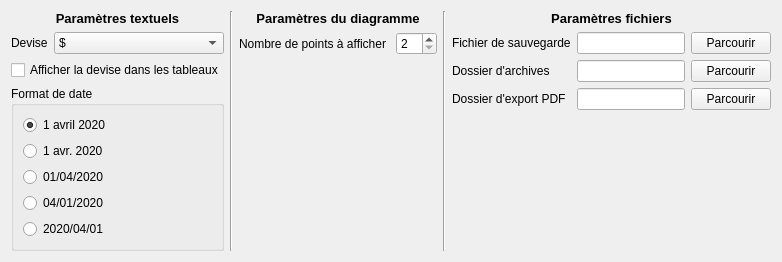
        <widget class="QWidget" name="tab">
         <attribute name="icon">
          <iconset resource="ressources.qrc">
           <normaloff>:/ressources/gear.png</normaloff>:/ressources/gear.png</iconset>
         </attribute>
         <attribute name="title">
          <string/>
         </attribute>
         <layout class="QGridLayout" name="gridLayout_3" columnstretch="1,0,1,0,2">
          <item row="0" column="1">
           <widget class="Line" name="line_6">
            <property name="orientation">
             <enum>Qt::Vertical</enum>
            </property>
           </widget>
          </item>
          <item row="0" column="4">
           <layout class="QFormLayout" name="formLayout_4">
            <item row="0" column="0" colspan="2">
             <widget class="QLabel" name="label_11">
              <property name="font">
               <font>
                <pointsize>10</pointsize>
                <weight>75</weight>
                <bold>true</bold>
               </font>
              </property>
              <property name="text">
               <string>Paramètres fichiers</string>
              </property>
              <property name="alignment">
               <set>Qt::AlignCenter</set>
              </property>
             </widget>
            </item>
            <item row="1" column="0">
             <widget class="QLabel" name="label_12">
              <property name="text">
               <string>Fichier de sauvegarde</string>
              </property>
             </widget>
            </item>
            <item row="2" column="0">
             <widget class="QLabel" name="label_13">
              <property name="text">
               <string>Dossier d'archives</string>
              </property>
             </widget>
            </item>
            <item row="3" column="0">
             <widget class="QLabel" name="label_14">
              <property name="text">
               <string>Dossier d'export PDF</string>
              </property>
             </widget>
            </item>
            <item row="1" column="1">
             <layout class="QHBoxLayout" name="horizontalLayout_3">
              <item>
               <widget class="QLineEdit" name="lineParSave"/>
              </item>
              <item>
               <widget class="QPushButton" name="buttonParSave">
                <property name="text">
                 <string>Parcourir</string>
                </property>
               </widget>
              </item>
             </layout>
            </item>
            <item row="2" column="1">
             <layout class="QHBoxLayout" name="horizontalLayout_4">
              <item>
               <widget class="QLineEdit" name="lineParArchive"/>
              </item>
              <item>
               <widget class="QPushButton" name="buttonParArchive">
                <property name="text">
                 <string>Parcourir</string>
                </property>
               </widget>
              </item>
             </layout>
            </item>
            <item row="3" column="1">
             <layout class="QHBoxLayout" name="horizontalLayout_5">
              <item>
               <widget class="QLineEdit" name="lineParPDF"/>
              </item>
              <item>
               <widget class="QPushButton" name="buttonParPDF">
                <property name="text">
                 <string>Parcourir</string>
                </property>
               </widget>
              </item>
             </layout>
            </item>
           </layout>
          </item>
          <item row="0" column="0">
           <layout class="QFormLayout" name="formLayout_2">
            <item row="0" column="0" colspan="2">
             <widget class="QLabel" name="label_10">
              <property name="font">
               <font>
                <pointsize>10</pointsize>
                <weight>75</weight>
                <bold>true</bold>
               </font>
              </property>
              <property name="text">
               <string>Paramètres textuels</string>
              </property>
              <property name="alignment">
               <set>Qt::AlignCenter</set>
              </property>
             </widget>
            </item>
            <item row="1" column="0">
             <widget class="QLabel" name="label">
              <property name="text">
               <string>Devise</string>
              </property>
             </widget>
            </item>
            <item row="1" column="1">
             <widget class="QComboBox" name="comboParDevise">
              <property name="modelColumn">
               <number>0</number>
              </property>
              <item>
               <property name="text">
                <string>$</string>
               </property>
              </item>
              <item>
               <property name="text">
                <string>£</string>
               </property>
              </item>
              <item>
               <property name="text">
                <string>€</string>
               </property>
              </item>
              <item>
               <property name="text">
                <string>¥</string>
               </property>
              </item>
              <item>
               <property name="text">
                <string>F</string>
               </property>
              </item>
             </widget>
            </item>
            <item row="2" column="0" colspan="2">
             <widget class="QCheckBox" name="checkParDevise">
              <property name="text">
               <string>Afficher la devise dans les tableaux</string>
              </property>
             </widget>
            </item>
            <item row="3" column="0" colspan="2">
             <widget class="QGroupBox" name="groupBox">
              <property name="title">
               <string>Format de date</string>
              </property>
              <property name="flat">
               <bool>true</bool>
              </property>
              <property name="checkable">
               <bool>false</bool>
              </property>
              <layout class="QVBoxLayout" name="verticalLayout_3">
               <item>
                <widget class="QRadioButton" name="radioParFormatDate1">
                 <property name="font">
                  <font>
                   <kerning>true</kerning>
                  </font>
                 </property>
                 <property name="text">
                  <string>1 avril 2020</string>
                 </property>
                 <property name="checked">
                  <bool>true</bool>
                 </property>
                </widget>
               </item>
               <item>
                <widget class="QRadioButton" name="radioParFormatDate2">
                 <property name="text">
                  <string>1 avr. 2020</string>
                 </property>
                </widget>
               </item>
               <item>
                <widget class="QRadioButton" name="radioParFormatDate3">
                 <property name="text">
                  <string>01/04/2020</string>
                 </property>
                </widget>
               </item>
               <item>
                <widget class="QRadioButton" name="radioParFormatDate4">
                 <property name="text">
                  <string>04/01/2020</string>
                 </property>
                </widget>
               </item>
               <item>
                <widget class="QRadioButton" name="radioParFormatDate5">
                 <property name="text">
                  <string>2020/04/01</string>
                 </property>
                </widget>
               </item>
              </layout>
             </widget>
            </item>
           </layout>
          </item>
          <item row="0" column="2">
           <layout class="QFormLayout" name="formLayout_3">
            <item row="1" column="0">
             <widget class="QLabel" name="label_2">
              <property name="text">
               <string>Nombre de points à afficher </string>
              </property>
             </widget>
            </item>
            <item row="1" column="1">
             <widget class="QSpinBox" name="spinParMaxPoints">
              <property name="minimum">
               <number>2</number>
              </property>
              <property name="maximum">
               <number>12</number>
              </property>
             </widget>
            </item>
            <item row="0" column="0" colspan="2">
             <widget class="QLabel" name="label_9">
              <property name="font">
               <font>
                <pointsize>10</pointsize>
                <weight>75</weight>
                <bold>true</bold>
               </font>
              </property>
              <property name="text">
               <string>Paramètres du diagramme</string>
              </property>
              <property name="alignment">
               <set>Qt::AlignCenter</set>
              </property>
             </widget>
            </item>
           </layout>
          </item>
          <item row="0" column="3">
           <widget class="Line" name="line_7">
            <property name="orientation">
             <enum>Qt::Vertical</enum>
            </property>
           </widget>
          </item>
         </layout>
        </widget>
